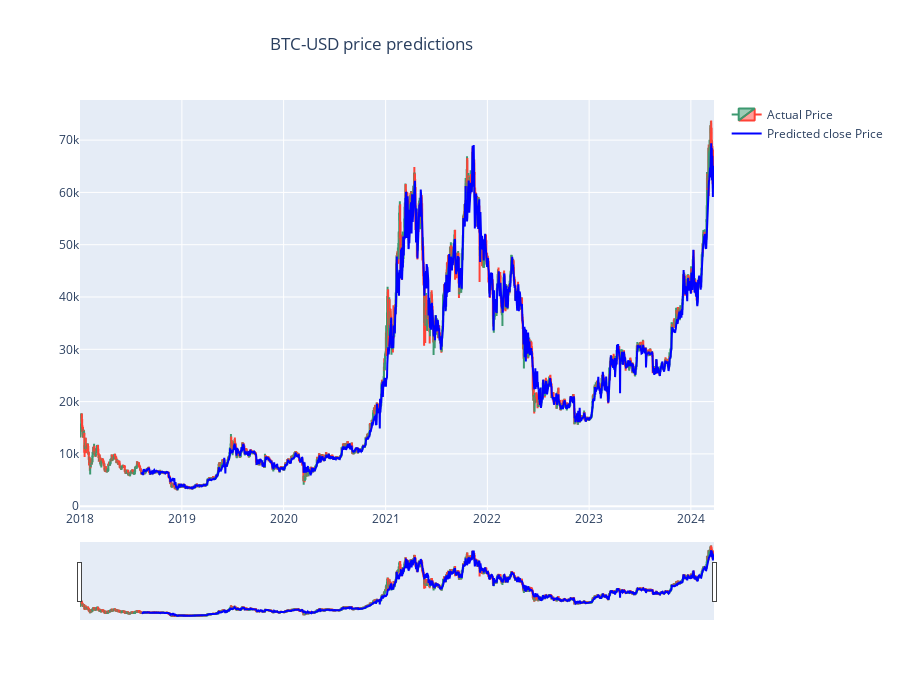

The code cell stored with this chart in its notebook:
### Code cell
x = val_loader.dataset.X
y = val_loader.dataset.y
ref = val_loader.dataset.initial_price
date = val_loader.dataset.current_date
date = [ d + pd.DateOffset(1) for d in date ]

with torch.no_grad():
    y_hat = model(x)
    
predict_out = np.multiply( (np.array(y_hat)+1).flatten(), ref)


import plotly.graph_objects as go

df = prices_df_val

fig = go.Figure(data=[
        go.Candlestick(
            x=df['Date'],
            open=df['Open'],
            high=df['High'],
            low=df['Low'],
            close=df['Close'],
            name='Actual Price'
        ),
        go.Scatter(
            x=date,
            y=predict_out,
            line=dict(color='blue'),
            name='Predicted close Price'
            )
    ]).update_layout(title_text=tickers+' price predictions', title_x=0.3, height=700)

fig.show()

### Figure 1 — Plotly figure (JSON) as saved in the notebook; plotly's stock layout.template omitted (floating-point values rounded to 4 significant figures; data arrays with more than 128 entries replaced by an {"elided": "..."} marker saying what was removed)
{"data": [{"close": {"elided": "2274 float values"}, "high": {"elided": "2274 float values"}, "low": {"elided": "2274 float values"}, "name": "Actual Price", "open": {"elided": "2274 float values"}, "type": "candlestick", "x": {"elided": "2274 str values"}}, {"line": {"color": "blue"}, "name": "Predicted close Price", "type": "scatter", "x": {"elided": "2054 str values"}, "y": {"elided": "2054 float values"}}], "layout": {"height": 700, "title": {"text": "BTC-USD price predictions", "x": 0.3}}}
